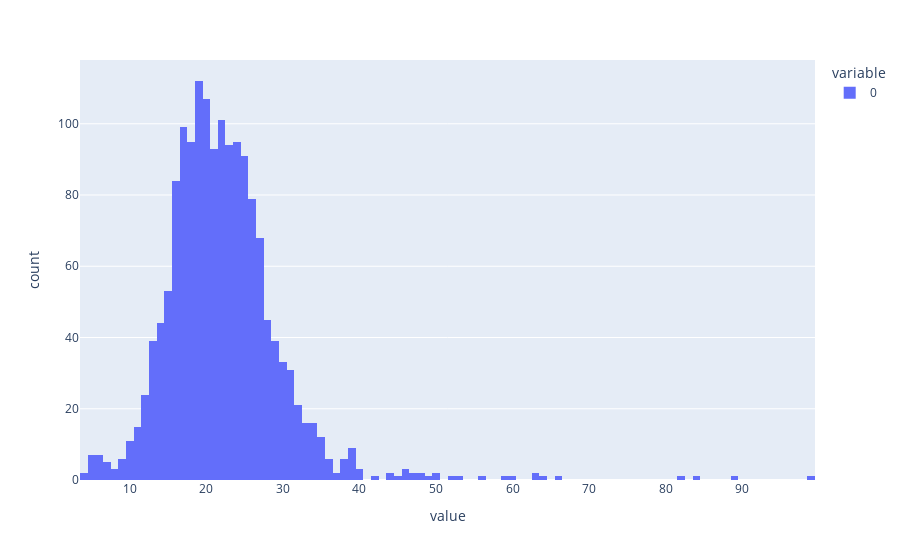

The notebook cell saved with this chart:
### Markdown cell above
# Evaluate sparsity

## Average L0

### Code cell
# sparse_autoencoder.eval()  # prevents error if we're expecting a dead neuron mask for who 


with torch.no_grad():
    batch_tokens, labels = activations_loader.get_val_batch_tokens()
    _, cache = model.run_with_cache(batch_tokens, names_filter = sparse_autoencoder.cfg.hook_point)
    sae_out, feature_acts, loss, mse_loss, l1_loss, _ = sparse_autoencoder(
        cache[sparse_autoencoder.cfg.hook_point].to(cfg.device)
    )
    del cache

    # ignore the bos token, get the number of features that activated in each token, averaged accross batch and position
    l0 = (feature_acts[:, :] > 0).float().sum(-1).detach()
    l0_cls = (feature_acts[:, :] > 0).float().sum(-1).mean(-1).detach()
    print("average l0", l0.mean().item())
    px.histogram(l0.flatten().cpu().numpy()).show()

### Figure 1 — Plotly figure (JSON) as saved in the notebook; plotly's stock layout.template omitted (floating-point values rounded to 4 significant figures; data arrays with more than 128 entries replaced by an {"elided": "..."} marker saying what was removed)
{"data": [{"alignmentgroup": "True", "bingroup": "x", "hovertemplate": "variable=0<br>value=%{x}<br>count=%{y}<extra></extra>", "legendgroup": "0", "marker": {"color": "#636efa", "pattern": {"shape": ""}}, "name": "0", "offsetgroup": "0", "orientation": "v", "showlegend": true, "type": "histogram", "x": {"elided": "1600 int values"}, "xaxis": "x", "yaxis": "y"}], "layout": {"barmode": "relative", "legend": {"title": {"text": "variable"}, "tracegroupgap": 0}, "margin": {"t": 60}, "xaxis": {"anchor": "y", "domain": [0, 1], "title": {"text": "value"}}, "yaxis": {"anchor": "x", "domain": [0, 1], "title": {"text": "count"}}}}
